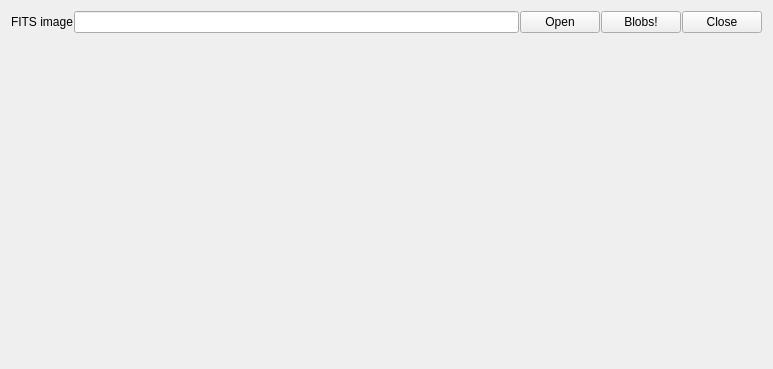
<?xml version="1.0" encoding="UTF-8"?>
<ui version="4.0">
 <class>CrabBlobExtractor</class>
 <widget class="QWidget" name="CrabBlobExtractor">
  <property name="geometry">
   <rect>
    <x>0</x>
    <y>0</y>
    <width>773</width>
    <height>369</height>
   </rect>
  </property>
  <property name="windowTitle">
   <string>CrabBlobExtractor</string>
  </property>
  <layout class="QVBoxLayout" name="verticalLayout">
   <item>
    <layout class="QHBoxLayout" name="horizontalLayout_Header">
     <property name="spacing">
      <number>1</number>
     </property>
     <item>
      <widget class="QLabel" name="label_FitsImage">
       <property name="text">
        <string>FITS image</string>
       </property>
      </widget>
     </item>
     <item>
      <widget class="QLineEdit" name="lineEdit_FitsImage"/>
     </item>
     <item>
      <widget class="QPushButton" name="pushButton_Open">
       <property name="text">
        <string>Open</string>
       </property>
      </widget>
     </item>
     <item>
      <widget class="QPushButton" name="pushButton_Blobs">
       <property name="text">
        <string>Blobs!</string>
       </property>
      </widget>
     </item>
     <item>
      <widget class="QPushButton" name="pushButton_Close">
       <property name="text">
        <string>Close</string>
       </property>
      </widget>
     </item>
    </layout>
   </item>
   <item>
    <layout class="QHBoxLayout" name="horizontalLayout_Body">
     <property name="spacing">
      <number>1</number>
     </property>
     <item>
      <spacer name="verticalSpacer">
       <property name="orientation">
        <enum>Qt::Vertical</enum>
       </property>
       <property name="sizeHint" stdset="0">
        <size>
         <width>20</width>
         <height>40</height>
        </size>
       </property>
      </spacer>
     </item>
    </layout>
   </item>
  </layout>
 </widget>
 <layoutdefault spacing="6" margin="11"/>
 <resources/>
 <connections/>
</ui>
